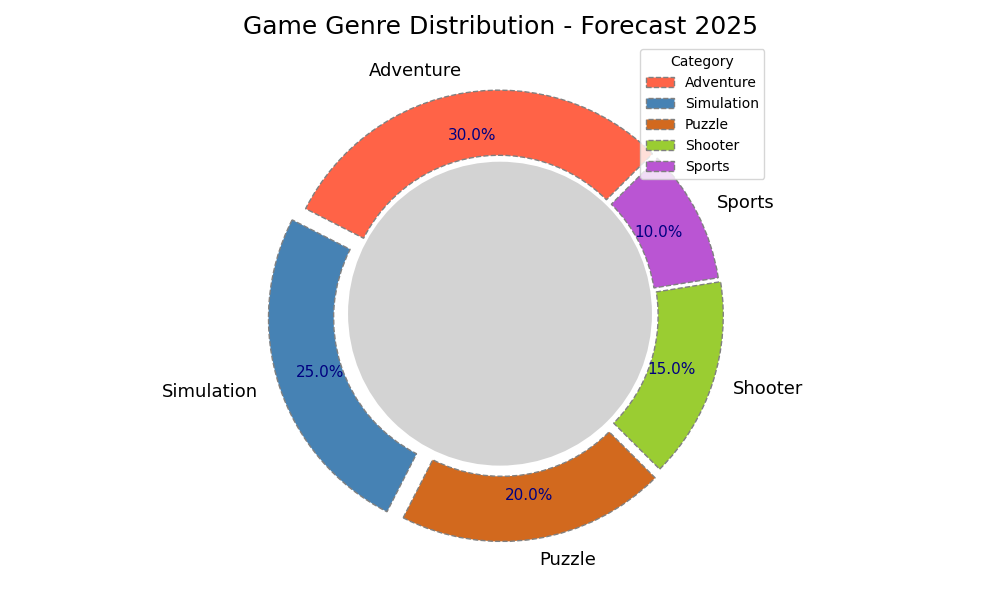

Reproduce this figure in Python.
import matplotlib.pyplot as plt
import numpy as np

genres = ['Adventure', 'Simulation', 'Puzzle', 'Shooter', 'Sports']
market_share = [30, 25, 20, 15, 10]
new_colors = ['#FF6347', '#4682B4', '#D2691E', '#9ACD32', '#BA55D3']

fig, ax = plt.subplots(figsize=(10, 6))
wedges, texts, autotexts = ax.pie(
    market_share, 
    labels=genres, 
    colors=new_colors, 
    autopct='%1.1f%%', 
    startangle=45,
    pctdistance=0.80,
    wedgeprops=dict(width=0.3, edgecolor='gray', linestyle='--'),
    explode=(0.03, 0.07, 0.05, 0.03, 0.02)
)

centre_circle = plt.Circle((0,0), 0.70, fc='lightgrey')
fig.gca().add_artist(centre_circle)

plt.title('Game Genre Distribution - Forecast 2025', fontsize=18, fontweight='normal')
ax.legend(wedges, ['Adventure', 'Simulation', 'Puzzle', 'Shooter', 'Sports'], title="Category", loc="upper right")

plt.setp(autotexts, size=11, weight='normal', color='navy')
plt.setp(texts, size=13)

plt.grid(linestyle='--', linewidth=0.5)
plt.tight_layout()

plt.show()
